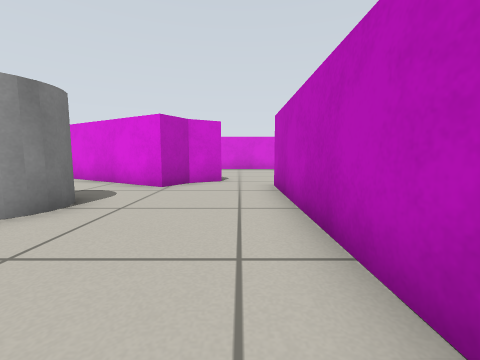
[1] (above)

23 first-person views from a walk through a robot-simulator world made for Gazebo. The camera is 0.45 m above the floor, tilts 6° down and sees 90° across. The floor is counted in squares, 0.5 m on a side. Each view is taken from the middle of a square. On the plan, view 1 faces up. The plan holds only what a view shows up to about 10 squares ahead; the rest is blank. Simple patterns stand in for the simulator's built-in surfaces.

[2]
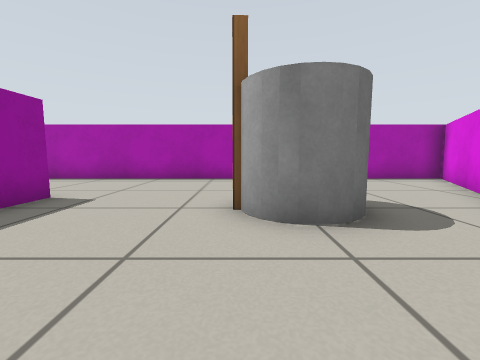

[3]
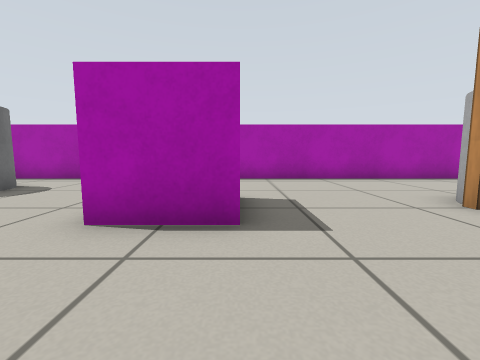

[4]
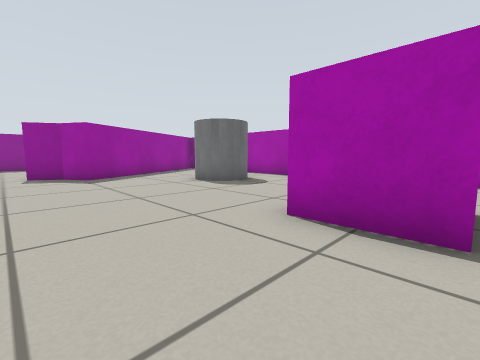

[5]
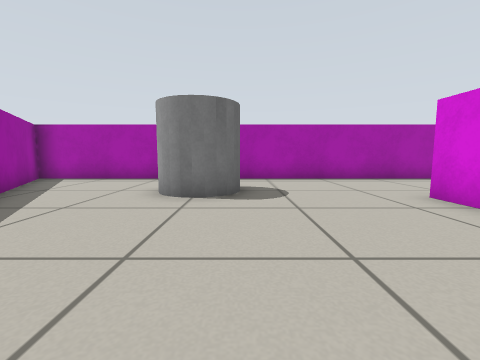

[6]
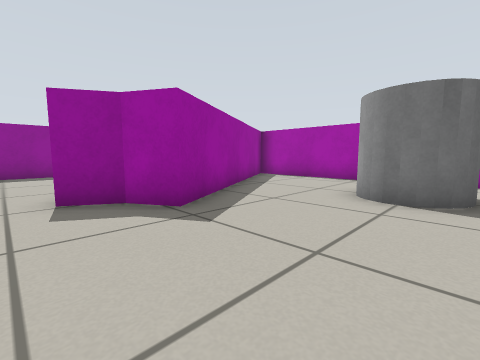

[7]
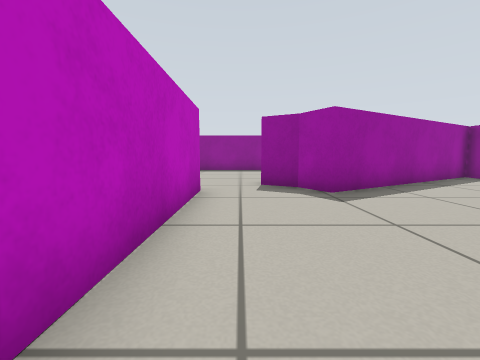

[8]
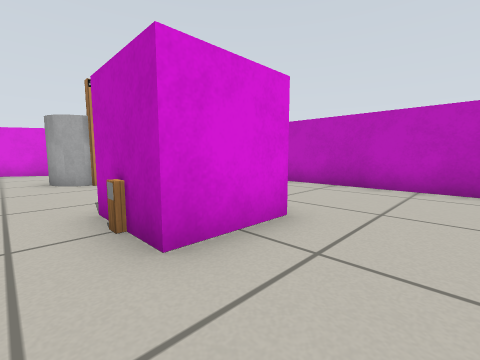

[9]
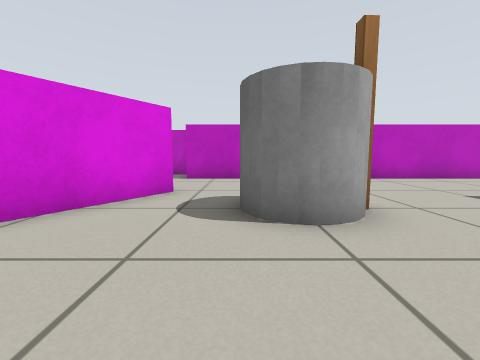

[10]
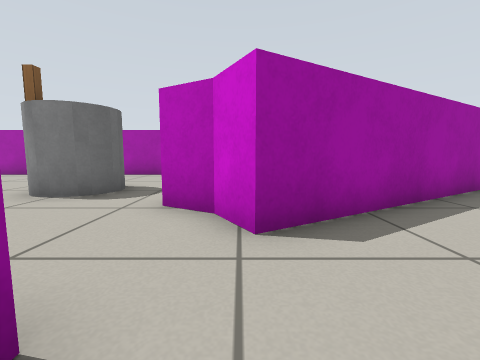

[11]
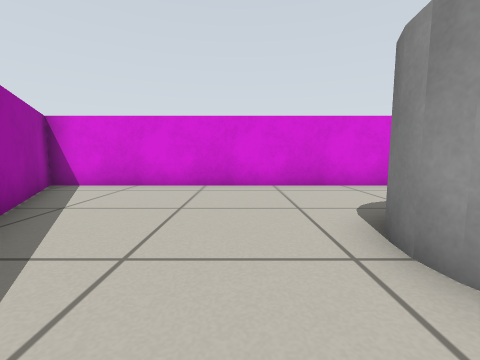

[12]
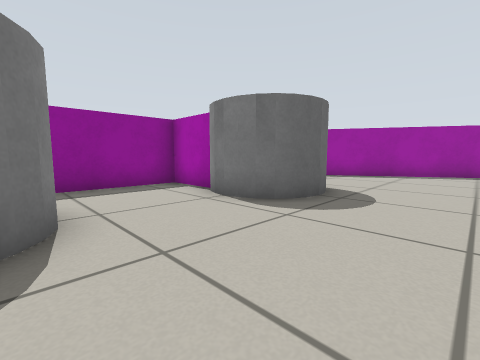

[13]
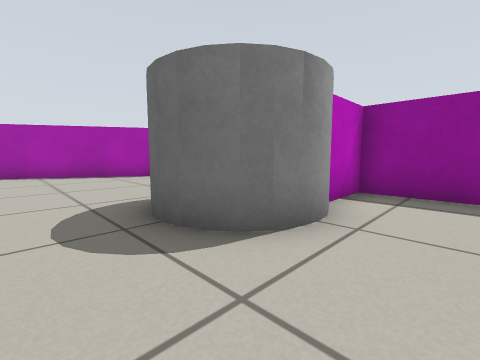

[14]
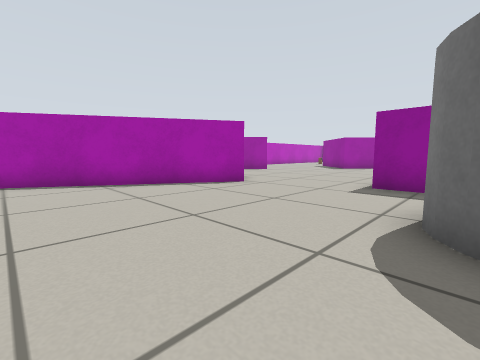

[15]
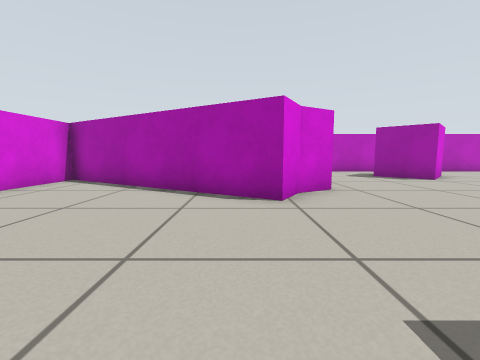

[16]
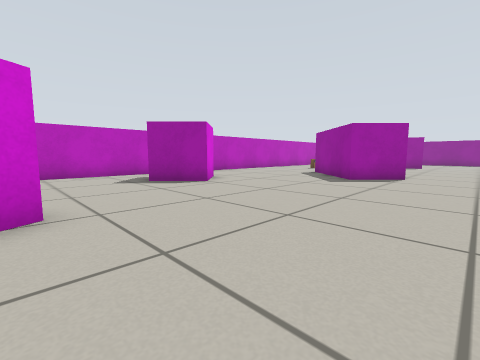

[17]
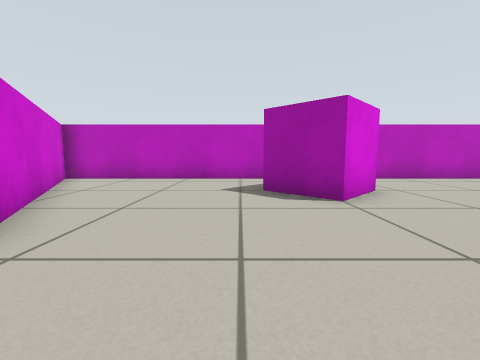

[18]
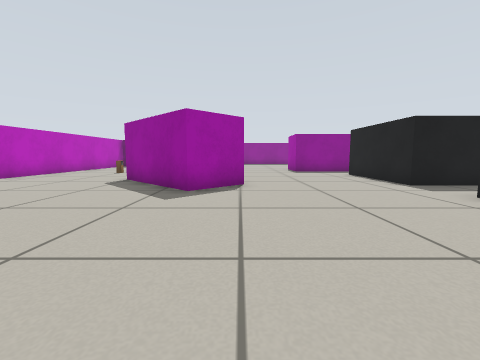

[19]
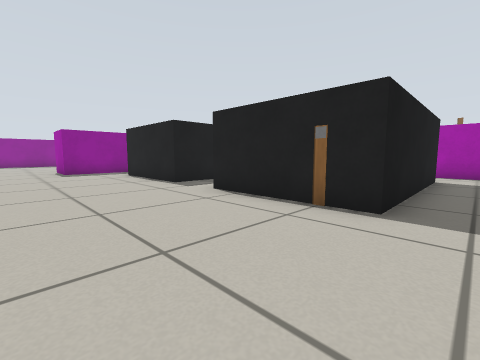

[20]
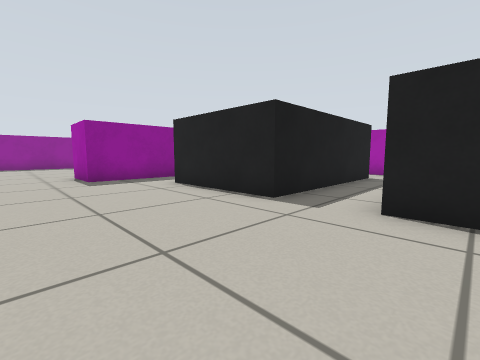

[21]
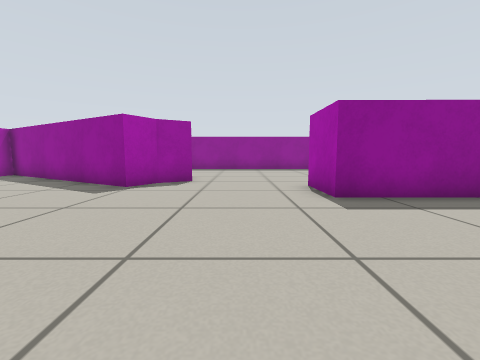

[22]
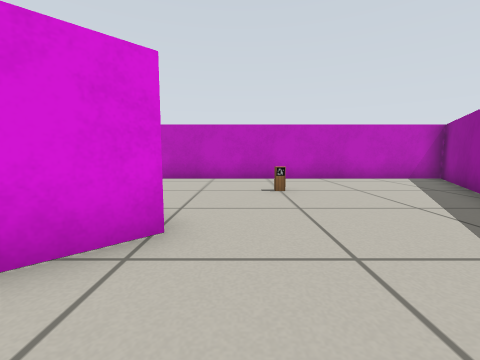

[23]
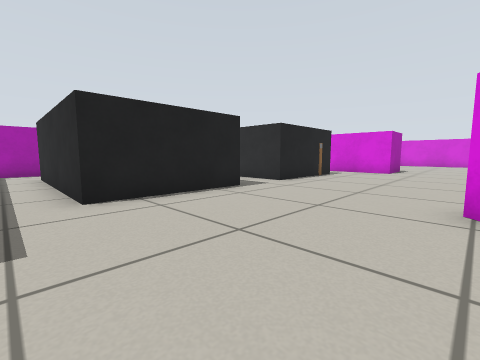

### Floor plan
Key: @ floor where view 1 was taken; # wall or solid block; . floor; B magenta box; C grey cylinder; P pillar; A dark grey box.
Columns run from 9 left of view 1 to 25 right of it. Each row starts with its distance up from view 1.
 15     B##########            ###B
 14      B............. .........B
 13      BB.....................BB
 12       B.....................B
 11 B     BB....CCC...CCC......BB     B
 10 #BB    B....C C...C C......B    BB#
  9 #.BBB   B...  B...B  .....BB  BBB.#
  8 #...BB BB...  B...B  .....BB BB...#
  7 #.....B ..#   BBBBB  BB.... B.....#
  6 #.........#            ...........#
  5 #...CCC...#            ...........#
  4 #...C C...###.....................#
  3 #...CPC...###.AAAAAAA.........BB .#
  2 #.........#         #.........B
  1 #.........#         A.........BB
  0 #........@#         A............
 -1 #...BBB...#       AAA.............#
 -2 #...P B...#    ...........BB......#
 -3 #...BBB...#   AAAAAAA....BBBB.....#
 -4 #.........#         A....   BB....#
 -5 #.........#         A..... B B....#
 -6 #.........#         A......BB.....#
 -7 #.CCC.....###.AAAAAAA.............#
 -8 #.  C.....###..................P..#
 -9 #. CC.....#        BBBB...........#
-10 #.........#           B...........#
-11 #.....BB..#           B.... B.....#
-12 #...BB B ..           ....BB BB...#
-13 #.BBB    ..           ....    BBB.#
-14 #BB     ...           ....      BB#
-15 B       ...                       B
-16         ..
-17         ..
-18         ..
-19         ##

Positions as (right, up) in squares from view 1, and headings:
1: (0, 0), facing up
2: (0, 3), facing left
3: (0, -1), facing left
4: (0, -1), facing down-left
5: (0, -7), facing left
6: (0, -7), facing down-left
7: (0, -5), facing down
8: (-6, -5), facing up-right
9: (-8, 5), facing right
10: (2, 8), facing left
11: (1, 8), facing up
12: (9, 14), facing down-left
13: (7, 13), facing down-right
14: (11, 14), facing down-right
15: (12, 9), facing right
16: (14, 7), facing down-right
17: (16, 4), facing right
18: (16, 4), facing down
19: (15, 4), facing down-left
20: (15, 0), facing down-left
21: (15, -4), facing down
22: (16, -7), facing right
23: (16, -8), facing up-left
